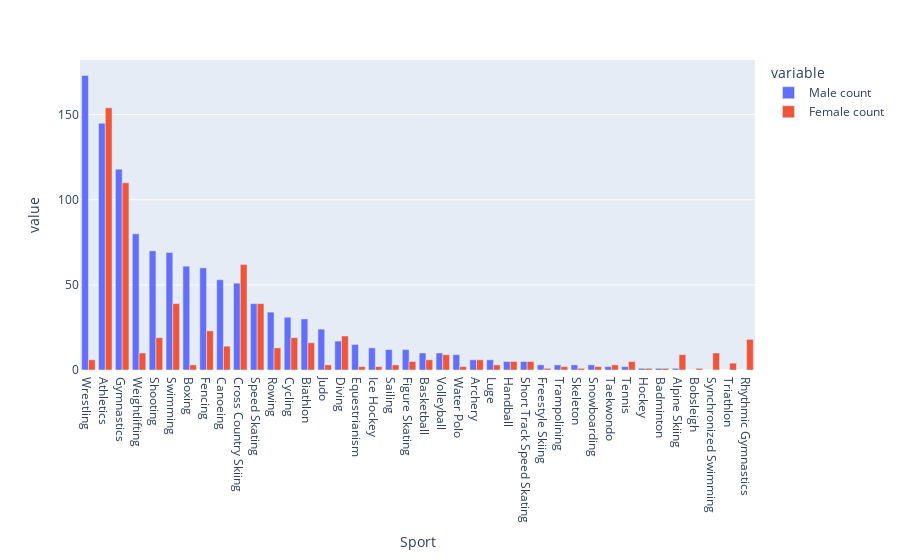

Here is the notebook cell this chart was saved with:
### Code cell
russia_female_data = russia_data[russia_data["Sex"].isin(["F"])].reset_index(drop=True) ## Takes out all females in the dataframe
russia_male_data = russia_data[russia_data["Sex"].isin(["M"])].reset_index(drop=True) ## Takes out all the makes in the dataframe
russia_female_sports = russia_female_data["Sport"].value_counts().reset_index().rename({"Sport": "Female count", "index": "Sport"}, axis="columns") ## Calulates the number of genders in each sport
russia_male_sports = russia_male_data["Sport"].value_counts().reset_index().rename({"Sport": "Male count", "index": "Sport"}, axis="columns")
russia_male_sports = russia_male_sports.sort_values(by="Sport", ascending=True).reset_index(drop=True) ## Sorts the numbers 
russia_female_sports = russia_female_sports.sort_values(by="Sport", ascending=True)
russia_sports_genders = russia_male_sports
russia_sports_genders = russia_sports_genders.merge(russia_female_sports, how="right") ## Merges the female dataframe into the genders dataframe
russia_sports_genders = russia_sports_genders.fillna(0) ## Fills missing values with 0
russia_sports_genders = russia_sports_genders.sort_values(by="Male count", ascending=False) ## Sorts the genders dataframe
fig = px.bar(russia_sports_genders, x="Sport", y=["Male count", "Female count"]) 
fig.update_layout(barmode="group")
fig.show()

### Figure 1 — Plotly figure (JSON) as saved in the notebook; plotly's stock layout.template omitted (floating-point values rounded to 4 significant figures)
{"data": [{"alignmentgroup": "True", "hovertemplate": "variable=Male count<br>Sport=%{x}<br>value=%{y}<extra></extra>", "legendgroup": "Male count", "marker": {"color": "#636efa", "pattern": {"shape": ""}}, "name": "Male count", "offsetgroup": "Male count", "orientation": "v", "showlegend": true, "textposition": "auto", "type": "bar", "x": ["Wrestling", "Athletics", "Gymnastics", "Weightlifting", "Shooting", "Swimming", "Boxing", "Fencing", "Canoeing", "Cross Country Skiing", "Speed Skating", "Rowing", "Cycling", "Biathlon", "Judo", "Diving", "Equestrianism", "Ice Hockey", "Sailing", "Figure Skating", "Basketball", "Volleyball", "Water Polo", "Archery", "Luge", "Handball", "Short Track Speed Skating", "Freestyle Skiing", "Trampolining", "Skeleton", "Snowboarding", "Taekwondo", "Tennis", "Hockey", "Badminton", "Alpine Skiing", "Bobsleigh", "Synchronized Swimming", "Triathlon", "Rhythmic Gymnastics"], "xaxis": "x", "y": [173, 145, 118, 80, 70, 69, 61, 60, 53, 51, 39, 34, 31, 30, 24, 17, 15, 13, 12, 12, 10, 10, 9, 6, 6, 5, 5, 3, 3, 3, 3, 2, 2, 1, 1, 1, 0, 0, 0, 0], "yaxis": "y"}, {"alignmentgroup": "True", "hovertemplate": "variable=Female count<br>Sport=%{x}<br>value=%{y}<extra></extra>", "legendgroup": "Female count", "marker": {"color": "#EF553B", "pattern": {"shape": ""}}, "name": "Female count", "offsetgroup": "Female count", "orientation": "v", "showlegend": true, "textposition": "auto", "type": "bar", "x": ["Wrestling", "Athletics", "Gymnastics", "Weightlifting", "Shooting", "Swimming", "Boxing", "Fencing", "Canoeing", "Cross Country Skiing", "Speed Skating", "Rowing", "Cycling", "Biathlon", "Judo", "Diving", "Equestrianism", "Ice Hockey", "Sailing", "Figure Skating", "Basketball", "Volleyball", "Water Polo", "Archery", "Luge", "Handball", "Short Track Speed Skating", "Freestyle Skiing", "Trampolining", "Skeleton", "Snowboarding", "Taekwondo", "Tennis", "Hockey", "Badminton", "Alpine Skiing", "Bobsleigh", "Synchronized Swimming", "Triathlon", "Rhythmic Gymnastics"], "xaxis": "x", "y": [6, 154, 110, 10, 19, 39, 3, 23, 14, 62, 39, 13, 19, 16, 3, 20, 2, 2, 3, 5, 6, 9, 2, 6, 3, 5, 5, 1, 2, 1, 2, 3, 5, 1, 1, 9, 1, 10, 4, 18], "yaxis": "y"}], "layout": {"barmode": "group", "legend": {"title": {"text": "variable"}, "tracegroupgap": 0}, "margin": {"t": 60}, "xaxis": {"anchor": "y", "domain": [0, 1], "title": {"text": "Sport"}}, "yaxis": {"anchor": "x", "domain": [0, 1], "title": {"text": "value"}}}}
